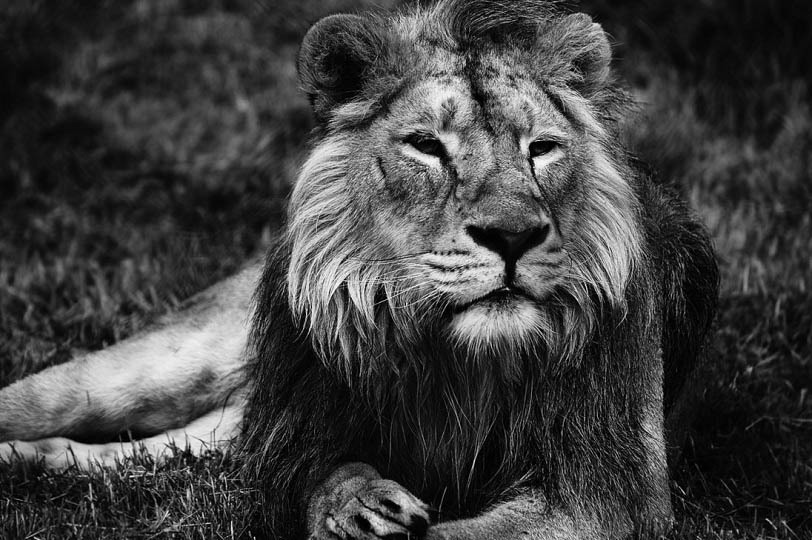
%> input picture Session2/lab2.jpg, 812 x 540 px
$ octave matlab_2.m   (GNU Octave 9; MATLAB toolbox functions it lacks are replaced by stand-ins)
%> lines starting %> are read from the running program, lines starting %| are printed output that depends on the picture
%{
    Welcome to ECE210 Honors Section: Session #2.

    Before we begin, make sure you open this document in Matlab editor
    instead of emacs/vi/gedit/... The cell mode should be automatically
    enabled and you will be able to execute each cell independently. To
    execute a cell, make sure the cell is selected and hit Ctrl Enter. Try
    it on this cell and the text "Welcome to ECE210 Honors Section: Session
    #2" should appear in your command window. If it does not, let the TA
    know.

    If you have not changed your shortcut preferences, do so now.
%}


disp('Welcome to ECE210 Honors Section: Session #2')

%%

%{
    Help and Basics #2

    The symbol "%" is for comments.
    The symbol "%%" is used to divide your code into indivually executable sections.

    To get help on a function, type the keyword, highlight it, right click
    and select "Help on Selection". If nothing shows up, try googling the
    keyword, Matlab.

    Get Ready and Have Fun!
%}

%%

%{
    Schedule:

    [Done] 01/30/2018: MATLAB: Mathematical functions, Graphing tools, Vector and Matrix arithmetic
    02/06/2018: MATLAB: Some more plotting, Control flow, iterative solutions
%}


%% 02/06/2018: Some more plotting, Control flow, iterative solutions

%% Exercise 1: Mathematical functions and Graphing tools

% Calculate and display the voltage, current and power passing through
% R_L for R_L = 1:1:20 kohm for the circuit displayed in
% the lecture slides.

% Solve this problem step-wise:
% 1. Insert as comment an expression for current I in the clockwise direction
%    in terms of of R_L and the values given.
% 2. Insert as comment KVL for the loop, in terms of I.
% 3. Solve for I.
% 4. Using I, calculate V, the voltage across R_L.
% 5. Solve for Power.
% 6. Make a subplot with 3 plots of voltage, current and power.
%    Use different lines and colors for each plot

% hint: review matlab_1.m for
% how to define an array
% how to compute cell-by-cell operations between arrays
% how to create a figure

% You will need to draw multiple plots on the same figure.
% After using 'hold on', please remember to use 'hold off'.
% Make appropriate grids, titles, labels

% <----- Here is space for you to complete this section ----->

R_L = 1:1:20;

% I=6/(5kohm+R_L)
% 6=I*5kohm * I*R_L
I=6./(5+R_L)
V=I.*R_L
P=I.*V
figure(1);
hold on;
subplot(2,2,1);
plot(V,R_L,'r');
title('Voltage vs RL');
ylabel('V');
xlabel('k\Omega');

subplot(2,2,2);
plot(I,R_L,'b');
title('Current vs RL');
ylabel('mA');
xlabel('k\Omega');

subplot(2,2,3);
plot(P,R_L,'g');
title('Power vs RL');
ylabel('mW');
xlabel('k\Omega');
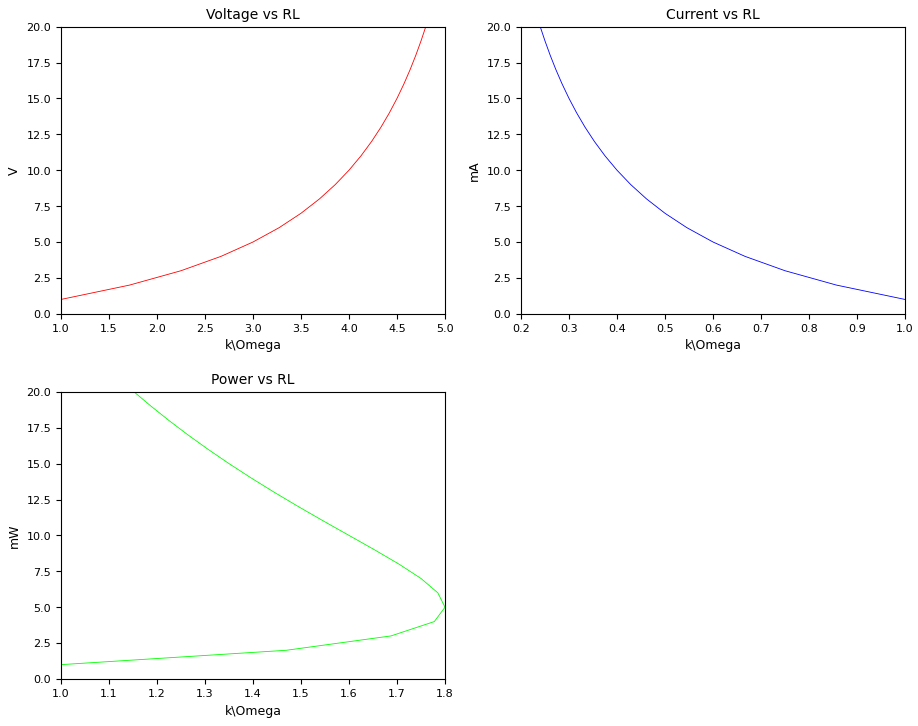
%> figure redrawn from the program's plot data, 3 panels; panel 1: curve peaks at x = 4.8, y = 20

hold off;

%% Part 1 : Indexing in Matlab (Vectors)

% We shall learn about MATLAB indexing, beginning with a row vector.
% Please execute the following commands and view the results in the command
% window.

% This initializes a row vector, since ';' was not used, the result is
% displayed in the command window. Similar to last week, you can also find
% the variable rv in your workspace.
rv = [10 12 13 14 16 14 17 14 20]

% To get the first element, second element, third element of the vector:
% So the syntax is <variable_name>(<element_index>)
rv(1)
rv(2)
rv(3)

% Different ways of getting the last element:
rv(end)
length(rv)        % finds out the length (number of elements) in rv
                  % use "help on selection" to find out more
rv(length(rv))

% Different ways of getting the second last element:
rv(end-1)
rv(length(rv)-1)

% Get all the odd index elements of rv :index 1,3,5,7,9
odd_index = [1,3,5,7,9]
odd_index_rv = rv(odd_index)

% Get all the odd elements of rv: 13, 17
odd_elements_rv = rv(find(mod(rv,2)==1))
% To understand what the above command is doing, execute the following
% and also use help on selection
mod(rv,2)==1
find(mod(rv,2)==1)
rv(find(mod(rv,2)==1))
% It is very important for you to understand this!

%% Part 2 : Indexing in Matlab (Matrices)

% Similar to the previous part, please execute the following commands and
% view the results in the command window.

% This initializes a matrix A with elements [1 2 3] in row 1, [4 5 6] in row 2.
% Matrix A should look like this:
%    11     12     13
%    14     15     16
A = [11 12 13; 14 15 16]

% To get the ith row, jth col element, use A(i,j),
% For example, [2 row, 3 column] and [1 row, 2 column]
A(2,3)
A(1,2)

% To get the row and column dimensions of a matrix, use the command size
% The result is a vector
size(A)
% So to find out the number of rows, just index the first element of the
% results and to find out the number of cols, index the second element of
% the results.
size_ofA = size(A)
num_row_A = size_ofA(1)
num_col_A = size_ofA(2)

% Using the ':' operator in indexing means 'everything'
% eg. the entire first row of A = row 1, everything from row 1
row_1_A = A(1,:)
% eg. the entire third col of A = everything from col 3, col 3
col_3_A = A(:,3)

% Most vector indexing commands should also work on matrices

%% Exercise 2: Indexing Questions

% To get the second last element of a vector rv, a student did the following
% Why is that wrong?
%rv(length(rv-1)); %this subtracts every element by 1 then gets the last index
%it should be
%rv(length(rv)-1);

% A student made voltage measurements of nodes 1, 2, 3, 4, 5, 6, 7, 8 as
voltages = [12, 0, 1, -3, -29, 30, 8, 21]
voltages = voltages(randperm(length(voltages)))

% Find the node corresponding to ground.

% <----- Here is space for you to complete this section ----->

ground= find(voltages==0)


%% Recap : Solution to linear equations

clear all; close all; clc;

% Solving for unknown currents:

%{
    Given the following equations, please draw the circuit and show TA

    Loop1: -5V + 2I1 + 3(I1-I2) = 0
    Loop2: 3(I2-I1) + 2(I2) + 1(I2+1A) = 0

    Then look through the following steps carefully
%}

% Rearrange the loop equations so that I1 and I2 form columns
% Loop1: (2+3)*I1 + (-3)   *I2 = 5
% Loop2: (-3) *I1 + (3+2+1)*I2 = -1

% Loop1: (5)*I1 + (-3)*I2 = 5
% Loop2: (-3)*I1 + (6)*I2 = -1

% Convert the two linear equations into matrix form Ax = b
A = [5  -3
    -3   6]
b = [5
    -1]

% Invert matrix A and multiply it to both sides of the equation
% (Ainverse)*A*x = (Ainverse)*b
% (identity)  *x = (Ainverse)*b
%              x = (Ainverse)*b

currentsI1I2 = inv(A)*b

% Another way of doing this is:

currentsI1I2 = (A)\b

%% Control Flow Syntax

%{
    if expression
       statements
    elseif expression
       statements
    else
       statements
    end

    ---
%
    for index = values
       program statements
              :
    end

    ---
%
    while expression
       statements
    end
%}
%% Exercise 3 : Summing up a Fourier Series

% Calculate the sum of the Fourier Series provided in the
% lecture slides.
%
% In 3 separate plots, plot the sum for n  = 10, 100, 100.
% Define a time vector t with enough samples. Remeber what happened when
% you do not include enough points in your time vector?
% Use f = 1;
%
% What kind of ouput do you observe?

% <----- Here is space for you to complete this section ----->
t=0:.05:3;
x=0;
for k=1:10
	x=x+sin(2*pi*(2*k-1).*t)./(2*k-1);
end
figure(2);
title='n=10';
plot(t,x)
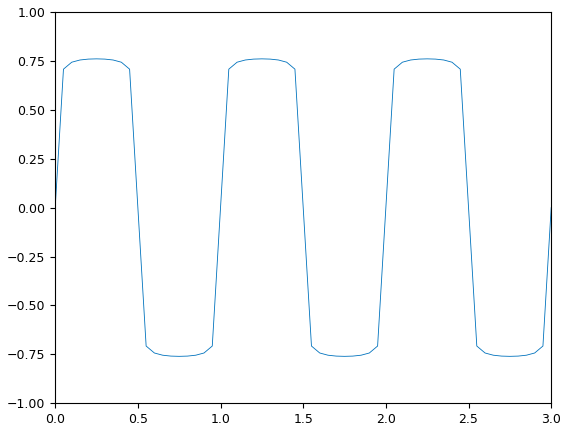
%> figure redrawn from the program's plot data; curve peaks at x = 0.25, y = 0.76

t=0:.05:3;
x=0;
for k=1:100
	x=x+sin(2*pi*(2*k-1).*t)./(2*k-1);
end
figure(3);
title='n=100';
plot(t,x)
%> figure, not shown here; curve peaks at x = 0.25, y = 0.783


t=0:.05:3;
x=0;
for k=1:1000
	x=x+sin(2*pi*(2*k-1).*t)./(2*k-1);
end
figure(4);
title='n=1000';
plot(t,x)
%> figure, not shown here; curve peaks at x = 0.25, y = 0.785

%% Nested For Loops

% You can use a loop within a loop to do some, interesting calculations.

% Example: Find the sum of the elements in the array A.
% A = [1  2  3
%      5 -1  4
%      8 4 -10];

A = [1 2 3; 5 -1 4; 8 4 -10]; % declare matrix
sum = 0; % initialize sum to 0
for i = 1:size(A, 1) % size(A, 1) gives the number of rows
    for j = 1:size(A, 2) % size(A, 2) gives the number of columns
        sum = sum + A(i , j); % Add the value of each entry to the
                                % running sum
    end
end

sum

%% Exercise 4: Reducing the size of an image using nested for loops

input_image = imread('lab2.jpg');
%> input_image is the input picture: size 540x812 uint8; min 0, max 255, mean 64.4
%imshow(input_image);

% We will first decrease the size of an image by a factor of 2.
% Run a nested for loop. The outer for loop should run from 1 to the height
% of the image divided by 2. The inner for loop should run from 1 to the
% width of the image divided by 2.
%
% Inside the for loop assign the pixel value at input_image(2*i, 2*j) in
% the input image to another variable called the output image.
% This can be done by typing the following line:
% output_image(i , j) = input_image(2*i, 2*j);
% Display the output image using imshow.

% <----- Here is space for you to complete this section ----->

s=size(input_image);
%> s = [540 812]
output_image=zeros(s(1)/2,s(2)/2);
for i=1:(s(1)/2)
    for j=1:(s(2)/2)
        output_image(i,j)=input_image(2*i,2*j);
    end
end
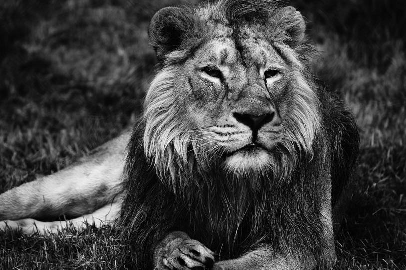
%> output_image: size 270x406 double; min 0, max 255, mean 64.4
imwrite(output_image,'out.png');
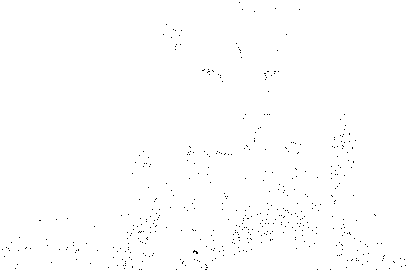
%> saved as out.png: size 270x406 uint8; 99.5% white; black in thin lines or dots
imshow(output_image);

% Now you have decreased the size of the image by 2. Now try to decrease
% the size of the image by 4.
% Hint: Copy the code and think about what numbers need to be changed.

output_image2=zeros(s(1)/4,s(2)/4);
for i=1:s(1)/4
    for j=1:s(2)/4
        output_image2(i,j)=input_image(4*i,4*j);
    end
end
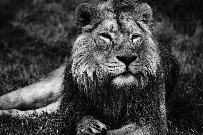
%> output_image2: size 135x203 double; min 0, max 250, mean 64.3
imwrite(output_image2,'out2.png');
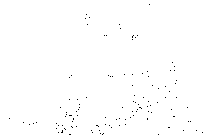
%> saved as out2.png: size 135x203 uint8; 99.5% white; black in thin lines or dots
imshow(output_image);
